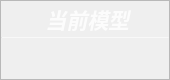
                   <widget class="QFrame" name="Model_QF">
                    <property name="minimumSize">
                     <size>
                      <width>170</width>
                      <height>80</height>
                     </size>
                    </property>
                    <property name="maximumSize">
                     <size>
                      <width>170</width>
                      <height>80</height>
                     </size>
                    </property>
                    <property name="toolTipDuration">
                     <number>0</number>
                    </property>
                    <property name="styleSheet">
                     <string notr="true">QFrame#Model_QF{
color: rgb(140, 255, 242);
border-radius: 15px;
background-color: qradialgradient(cx:0, cy:0, radius:1, fx:0.1, fy:0.1, stop:0 rgb(66, 226, 192),  stop:1 rgb(62, 154, 193));
border: 1px outset rgb(72, 158, 204)
}
</string>
                    </property>
                    <property name="frameShape">
                     <enum>QFrame::StyledPanel</enum>
                    </property>
                    <property name="frameShadow">
                     <enum>QFrame::Raised</enum>
                    </property>
                    <layout class="QVBoxLayout" name="verticalLayout_13" stretch="0,2,1">
                     <property name="spacing">
                      <number>0</number>
                     </property>
                     <property name="leftMargin">
                      <number>0</number>
                     </property>
                     <property name="topMargin">
                      <number>0</number>
                     </property>
                     <property name="rightMargin">
                      <number>0</number>
                     </property>
                     <property name="bottomMargin">
                      <number>0</number>
                     </property>
                     <item>
                      <widget class="QFrame" name="Model_top">
                       <property name="styleSheet">
                        <string notr="true">border:none</string>
                       </property>
                       <property name="frameShape">
                        <enum>QFrame::StyledPanel</enum>
                       </property>
                       <property name="frameShadow">
                        <enum>QFrame::Raised</enum>
                       </property>
                       <layout class="QHBoxLayout" name="horizontalLayout_9">
                        <property name="spacing">
                         <number>0</number>
                        </property>
                        <property name="leftMargin">
                         <number>0</number>
                        </property>
                        <property name="topMargin">
                         <number>3</number>
                        </property>
                        <property name="rightMargin">
                         <number>7</number>
                        </property>
                        <property name="bottomMargin">
                         <number>3</number>
                        </property>
                        <item>
                         <widget class="QLabel" name="label_8">
                          <property name="maximumSize">
                           <size>
                            <width>16777215</width>
                            <height>30</height>
                           </size>
                          </property>
                          <property name="font">
                           <font>
                            <family>Segoe UI</family>
                            <pointsize>16</pointsize>
                            <italic>true</italic>
                            <bold>true</bold>
                           </font>
                          </property>
                          <property name="styleSheet">
                           <string notr="true">color: rgba(255, 255, 255,210);
padding-left:12px;
font: 700 italic 16pt &quot;Segoe UI&quot;;</string>
                          </property>
                          <property name="midLineWidth">
                           <number>-1</number>
                          </property>
                          <property name="text">
                           <string>当前模型</string>
                          </property>
                          <property name="alignment">
                           <set>Qt::AlignCenter</set>
                          </property>
                          <property name="wordWrap">
                           <bool>false</bool>
                          </property>
                          <property name="indent">
                           <number>0</number>
                          </property>
                         </widget>
                        </item>
                       </layout>
                      </widget>
                     </item>
                     <item>
                      <widget class="Line" name="line_5">
                       <property name="maximumSize">
                        <size>
                         <width>16777215</width>
                         <height>1</height>
                        </size>
                       </property>
                       <property name="styleSheet">
                        <string notr="true">background-color: rgba(255, 255, 255, 89);</string>
                       </property>
                       <property name="orientation">
                        <enum>Qt::Horizontal</enum>
                       </property>
                      </widget>
                     </item>
                     <item>
                      <widget class="QFrame" name="Model_bottom">
                       <property name="styleSheet">
                        <string notr="true">border:none</string>
                       </property>
                       <property name="frameShape">
                        <enum>QFrame::StyledPanel</enum>
                       </property>
                       <property name="frameShadow">
                        <enum>QFrame::Raised</enum>
                       </property>
                       <layout class="QVBoxLayout" name="verticalLayout_14">
                        <property name="spacing">
                         <number>0</number>
                        </property>
                        <property name="leftMargin">
                         <number>0</number>
                        </property>
                        <property name="topMargin">
                         <number>6</number>
                        </property>
                        <property name="rightMargin">
                         <number>0</number>
                        </property>
                        <property name="bottomMargin">
                         <number>6</number>
                        </property>
                        <item alignment="Qt::AlignTop">
                         <widget class="QLabel" name="Model_name">
                          <property name="minimumSize">
                           <size>
                            <width>0</width>
                            <height>30</height>
                           </size>
                          </property>
                          <property name="maximumSize">
                           <size>
                            <width>16777215</width>
                            <height>30</height>
                           </size>
                          </property>
                          <property name="font">
                           <font>
                            <family>Microsoft YaHei UI</family>
                            <pointsize>15</pointsize>
                            <italic>false</italic>
                            <bold>false</bold>
                            <underline>false</underline>
                           </font>
                          </property>
                          <property name="styleSheet">
                           <string notr="true">color: rgb(255, 255, 255);
font: 15pt &quot;Microsoft YaHei UI&quot;;
</string>
                          </property>
                          <property name="text">
                           <string/>
                          </property>
                          <property name="alignment">
                           <set>Qt::AlignCenter</set>
                          </property>
                         </widget>
                        </item>
                       </layout>
                      </widget>
                     </item>
                    </layout>
                   </widget>
